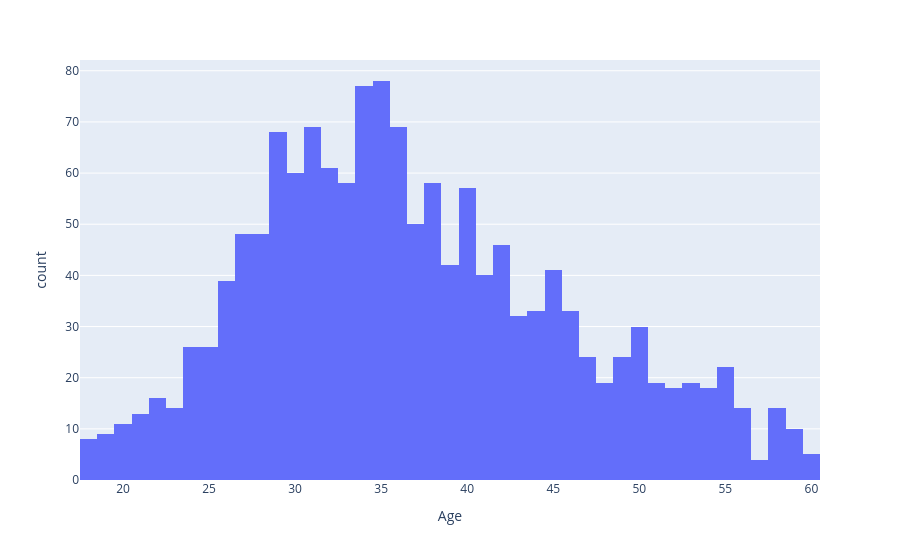
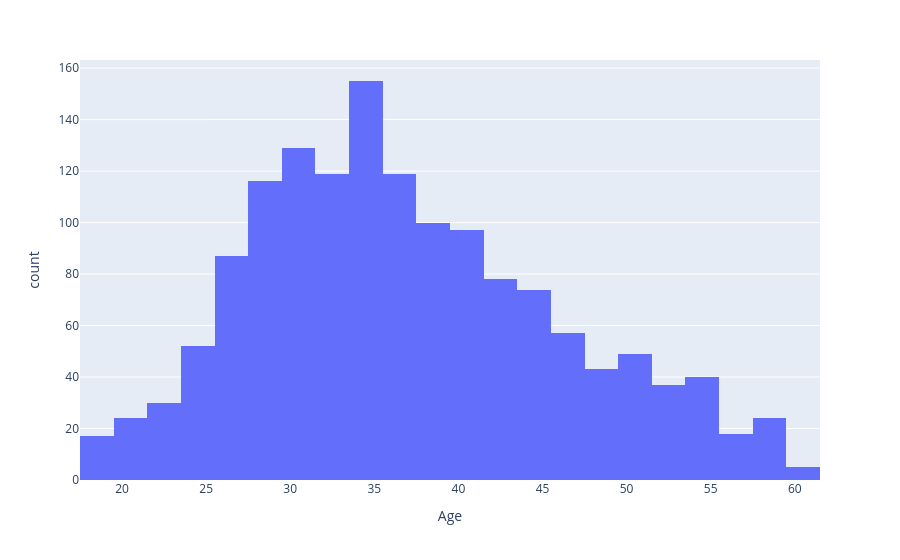

The cell these charts' notebook holds for them, in order:
### Markdown cell above
## Who are IBM's employees?
We'll first focus on very basic questions about age, gender, education level, etc...

6. How are the ages distributed?

### Code cell
fig = px.histogram (df, x = "Age")
fig.show()

fig = px.histogram(df, x = "Age", nbins=30)
fig.show()

### Figure 1 — Plotly figure (JSON) as saved in the notebook; plotly's stock layout.template omitted (floating-point values rounded to 4 significant figures; data arrays with more than 128 entries replaced by an {"elided": "..."} marker saying what was removed)
{"data": [{"bingroup": "x", "hovertemplate": "Age=%{x}<br>count=%{y}<extra></extra>", "legendgroup": "", "marker": {"color": "#636efa", "pattern": {"shape": ""}}, "name": "", "orientation": "v", "showlegend": false, "type": "histogram", "x": {"elided": "1470 int values"}, "xaxis": "x", "yaxis": "y"}], "layout": {"barmode": "relative", "legend": {"tracegroupgap": 0}, "margin": {"t": 60}, "xaxis": {"anchor": "y", "domain": [0, 1], "title": {"text": "Age"}}, "yaxis": {"anchor": "x", "domain": [0, 1], "title": {"text": "count"}}}}

### Figure 2 — Plotly figure (JSON) as saved in the notebook; plotly's stock layout.template omitted (floating-point values rounded to 4 significant figures; data arrays with more than 128 entries replaced by an {"elided": "..."} marker saying what was removed)
{"data": [{"bingroup": "x", "hovertemplate": "Age=%{x}<br>count=%{y}<extra></extra>", "legendgroup": "", "marker": {"color": "#636efa", "pattern": {"shape": ""}}, "name": "", "nbinsx": 30, "orientation": "v", "showlegend": false, "type": "histogram", "x": {"elided": "1470 int values"}, "xaxis": "x", "yaxis": "y"}], "layout": {"barmode": "relative", "legend": {"tracegroupgap": 0}, "margin": {"t": 60}, "xaxis": {"anchor": "y", "domain": [0, 1], "title": {"text": "Age"}}, "yaxis": {"anchor": "x", "domain": [0, 1], "title": {"text": "count"}}}}
